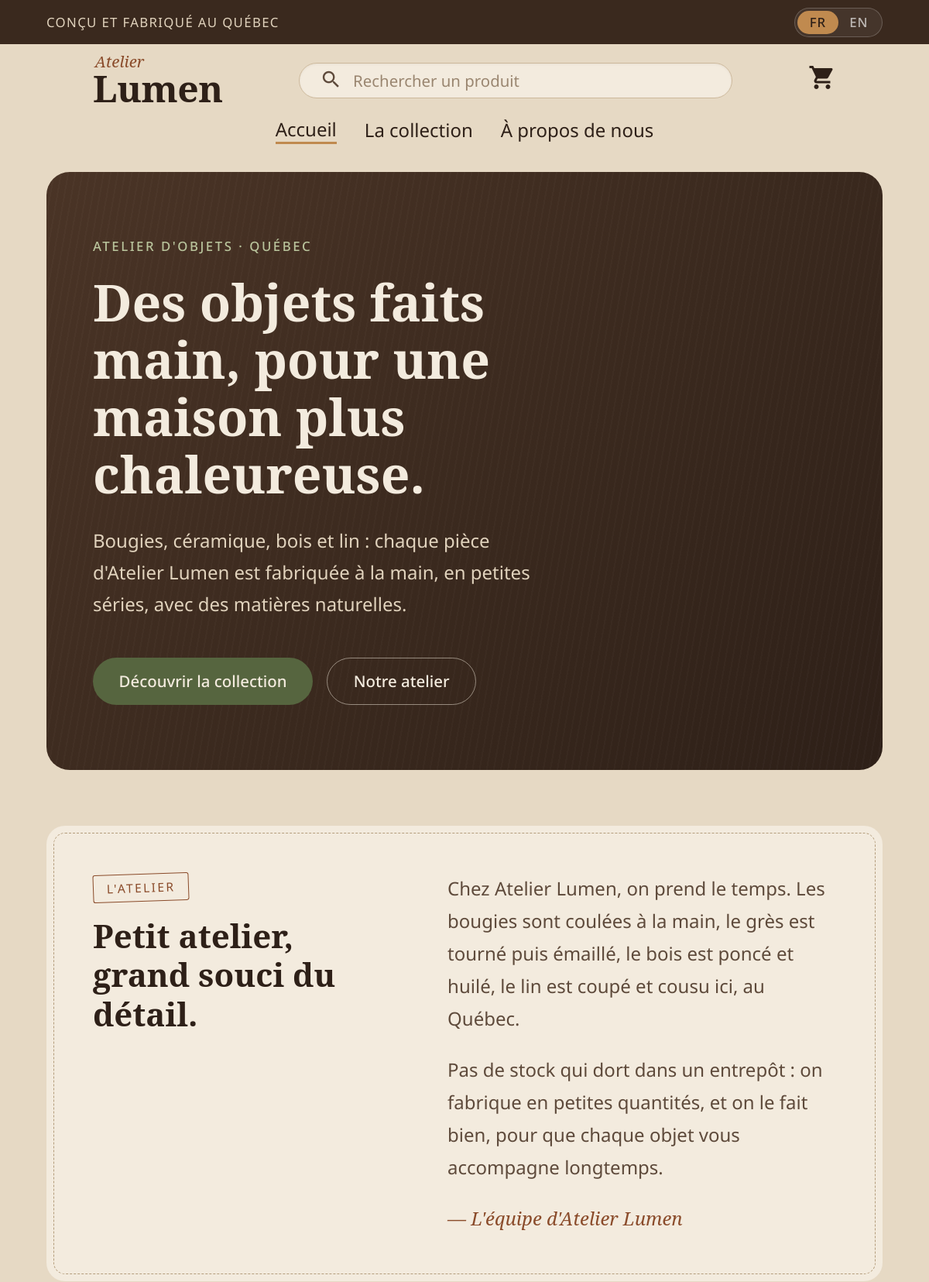
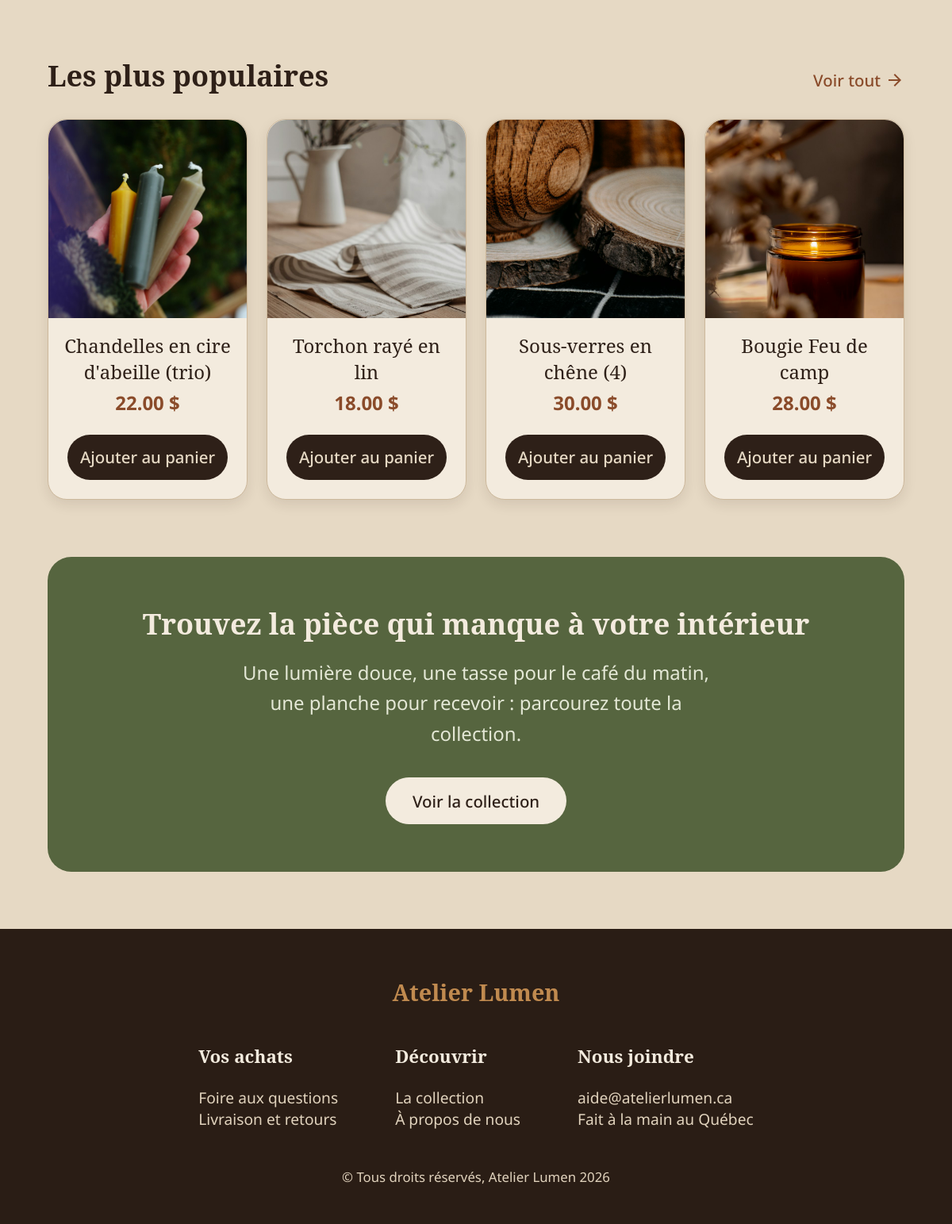
The page / on the database its author committed (2 pictures, top to bottom).
### tables this page shows
CREATE TABLE `produit` (
  `id` smallint(6) NOT NULL,
  `nom` varchar(100) NOT NULL COMMENT 'Nom en français',
  `nom_en` varchar(100) NOT NULL COMMENT 'Nom en anglais',
  `prix` decimal(5,2) NOT NULL,
  `ventes` smallint(6) NOT NULL,
  `dac` date NOT NULL,
  `image` varchar(25) NOT NULL COMMENT 'Nom complet du fichier image',
  `id_categorie` tinyint(4) NOT NULL
);

### lib/outils.lib.php (called while the page is built, shortened)
<?php
function h($texte) {
  return htmlspecialchars((string) $texte, ENT_QUOTES, 'UTF-8');
}
function colonneNom($langue) {
  return ($langue == 'en') ? 'nom_en' : 'nom';
}

### lib/catalogue.lib.php (called while the page is built, shortened)
<?php
function obtenirProduits($cnx, $tri='RAND()', $filtre='tous', $recherche='', $langue='fr') {
  $colNom = colonneNom($langue);
  $conditions = [];
  $recherche = trim($recherche);
  $clauseWhere = count($conditions) > 0 ? " WHERE " . implode(" AND ", $conditions) : "";
  $tris = [
    'RAND()'      => 'RAND()',
    'prix ASC'    => 'prix ASC',
    'prix DESC'   => 'prix DESC',
    'nom ASC'     => "$colNom ASC",
    'nom DESC'    => "$colNom DESC",
    'dac DESC'    => 'dac DESC',
    'ventes DESC' => 'ventes DESC'
  ];
  $ordre = $tris[$tri] ?? 'RAND()';
  return lire($cnx, "SELECT id, $colNom AS nom, prix, ventes, dac, image, id_categorie
                       FROM produit $clauseWhere ORDER BY $ordre");
}

### lib/sql.lib.php (called while the page is built, shortened)
<?php
function soumettreRequete($refCnx, $req) {
  return mysqli_query($refCnx, $req);
}
function lire($refCnx, $req, $mode=MYSQLI_ASSOC) {
  $res = soumettreRequete($refCnx, $req);
  return mysqli_fetch_all($res, $mode);
}

### index.php (the view)
<?php
$page = "index";
include('commun/entete.com.php');
include("lib/catalogue.lib.php");
$vedettes = array_slice(obtenirProduits($cnx, 'ventes DESC', 'tous', '', $codeLangue), 0, 4);
?>
<main class="page-accueil">
	<section class="hero">
		<p class="surtitre"><?= $_["heroSurtitre"]; ?></p>
		<h1><?= $_["heroTitre"]; ?></h1>
		<p class="hero-texte"><?= $_["heroTexte"]; ?></p>
		<div class="hero-actions">
			<a class="btn btn-principal" href="collection.php"><?= $_["heroBtnPrincipal"]; ?></a>
			<a class="btn btn-secondaire" href="apropos.php"><?= $_["heroBtnSecondaire"]; ?></a>
		</div>
	</section>
	<section class="atelier">
		<div>
			<p class="etiquette"><?= $_["atelierEtiquette"]; ?></p>
			<h2><?= $_["atelierTitre"]; ?></h2>
		</div>
		<div>
			<p><?= $_["atelierTexte1"]; ?></p>
			<p><?= $_["atelierTexte2"]; ?></p>
			<p class="signature"><?= $_["atelierSignature"]; ?></p>
		</div>
	</section>
	<section class="vedettes">
		<div class="entete-section">
			<h2><?= $_["vedettesTitre"]; ?></h2>
			<a class="lien-voir-tout" href="collection.php"><?= $_["voirTout"]; ?> <span class="material-icons" aria-hidden="true">arrow_forward</span></a>
		</div>
		<div class="liste-produits">
			<?php foreach ($vedettes as $prod) : ?>
				<div class="produit" data-pid="<?= $prod["id"]; ?>">
					<span class="image">
						<img src="images/produits/<?= h($prod["image"]); ?>" alt="<?= h($prod["nom"]); ?>" loading="lazy">
					</span>
					<div class="prd-info">
						<span class="nom"><?= h($prod["nom"]); ?></span>
						<span class="prix montant"><?= number_format($prod["prix"], 2); ?></span>
					</div>
					<button class="btn-ajouter"><?= $_["btnAjouter"]; ?></button>
				</div>
			<?php endforeach; ?>
		</div>
	</section>
	<section class="bandeau">
		<h2><?= $_["bandeauTitre"]; ?></h2>
		<p><?= $_["bandeauTexte"]; ?></p>
		<a class="btn btn-principal" href="collection.php"><?= $_["bandeauBtn"]; ?></a>
	</section>
</main>
<?php include('commun/pied2page.com.php'); ?>

### commun/entete.com.php (shortened to what this page needs)
<?php
include("lib/sql.lib.php");
include("lib/outils.lib.php");
$languesDispos = [];
foreach (scandir("i18n") as $nomFichier) {
	if ($nomFichier != '.' && $nomFichier != '..') {
		[$code, $nom] = explode("-", substr($nomFichier, 0, -5));
		$languesDispos[$code] = $nom;
	}
}
$codeLangue = "fr";
$textes = json_decode(file_get_contents("i18n/" . $codeLangue . "-" . $languesDispos[$codeLangue] . ".json"), true);
$_ = $textes[$page];
$_ent = $textes["entete"];
$_pp = $textes["pp"];
?>
<!DOCTYPE html>
<html lang="<?= $codeLangue; ?>">
<head>
	<link rel="stylesheet" href="css/theme.css">
	<link rel="stylesheet" href="css/sty.css">
</head>
<body>
	<div class="conteneur">
		<header>
			<nav class="barre-haut">
				<span class="slogan"><?= $_ent["slogan"]; ?></span>
				<div class="choix-langue" role="group" aria-label="Langue">
					<?php
					$languesAffichees = $languesDispos;
					krsort($languesAffichees);
					foreach($languesAffichees as $code => $nom) : ?>
						<a
							title="<?= mb_strtoupper($nom); ?>"
							href="?lan=<?= $code; ?>"
							class="<?= ($codeLangue == $code) ? 'actif' : ''; ?>"
							<?= ($codeLangue == $code) ? 'aria-current="true"' : ''; ?>
						><?= mb_strtoupper($code); ?></a>
					<?php endforeach; ?>
				</div>
			</nav>
			<nav class="barre-logo">
				<a class="logo" href="index.php" aria-label="<?= $_ent["altLogo"]; ?>">
					<span class="logo-atelier">Atelier</span>
					<span class="logo-lumen">Lumen</span>
				</a>
				<div class="panier-icone">
					<label for="panier-cc" class="material-icons bouton-icone" tabindex="0" role="button" aria-label="<?= h($_ent["ouvrirPanier"]); ?>">shopping_cart</label>
				</div>
				<form class="recherche" action="collection.php" method="get" role="search">
					<span class="material-icons" aria-hidden="true">search</span>
					<input type="search" name="q" value="<?= h($_GET["q"] ?? ""); ?>" placeholder="<?= $_ent["placeholderRecherche"]; ?>" aria-label="<?= $_ent["placeholderRecherche"]; ?>">
				</form>
			</nav>
			<nav class="principale">
				<a href="index.php" class="<?= $page == 'index' ? 'actif' : ''; ?>"><?= $_ent["menuAccueil"]; ?></a>
				<a href="collection.php" class="<?= $page == 'collection' ? 'actif' : ''; ?>"><?= $_ent["menuCollection"]; ?></a>
				<a href="apropos.php" class="<?= $page == 'apropos' ? 'actif' : ''; ?>"><?= $_ent["menuAPropos"]; ?></a>
			</nav>
		</header>

### commun/pied2page.com.php (shortened to what this page needs)
		<footer>
			<h2>Atelier Lumen</h2>
			<div class="contenu">
				<section class="achats">
					<h3><?= $_pp["achatsTitre"]; ?></h3>
					<nav>
						<a href="faq.php"><?= $_pp["navFaq"]; ?></a>
						<a href="livraison.php"><?= $_pp["navLivraison"]; ?></a>
					</nav>
				</section>
				<section class="apropos">
					<h3><?= $_pp["aProposTitre"]; ?></h3>
					<nav>
						<a href="collection.php"><?= $_ent["menuCollection"]; ?></a>
						<a href="apropos.php"><?= $_ent["menuAPropos"]; ?></a>
					</nav>
				</section>
				<section class="coordonnees">
					<h3><?= $_pp["joindreTitre"]; ?></h3>
					<nav>
						<a href="mailto:aide@atelierlumen.ca">aide@atelierlumen.ca</a>
						<span><?= $_pp["joindreLieu"]; ?></span>
					</nav>
				</section>
			</div>
			<p class="da">&copy; <?= $_pp["droits"]; ?> <?= date("Y"); ?></p>
		</footer>
	</div>
</body>
</html>

### css/theme.css (style rules this page uses)
:root { --clr-fond-page: #e6d9c4; --clr-fond-carte: #f3ebde; --clr-fond-pied: #2a1d15; --clr-texte: #2e2018; --clr-texte-doux: #5e4a3b; --clr-bordure: #cdb99c; --clr-couture: #b49d7c; --clr-noyer: #3a291e; --clr-olive: #56653f; --clr-olive-clair: #b9c49c; --clr-rouille: #8a4b2a; --clr-miel: #c08a4f; --clr-fond-principale: #3a291e; --clr-fond-claire: #f3ebde; --clr-fond-actif: #c08a4f; --clr-fond-panier: #8a4b2a; --clr-fond-boutons: #56653f; --clr-fond-menu-responsive: #e6d9c4; --clr-texte-secondaire: #f3ebde; --clr-texte-tertiaire: #e1d3bd; --boxshadow-principal: rgba(46, 32, 24, 0.22) 0px 18px 36px, rgba(46, 32, 24, 0.10) 0px 4px 10px; --boxshadow-carte: rgba(46, 32, 24, 0.10) 0px 6px 16px; }

### rows shown on the page
produit: image (picture), nom "Chandelles en cire d'abeille (trio)", prix "22.00"
produit: image (picture), nom "Torchon rayé en lin", prix "18.00"
produit: image (picture), nom "Sous-verres en chêne (4)", prix "30.00"
produit: image (picture), nom "Bougie Feu de camp", prix "28.00"

### other values the page prints
$_ent["slogan"] "CONÇU ET FABRIQUÉ AU QUÉBEC"
mb_strtoupper($code) "FR"
mb_strtoupper($code) "EN"
$_ent["menuAccueil"] "Accueil"
$_ent["menuCollection"] "La collection"
$_ent["menuAPropos"] "À propos de nous"
$_["heroSurtitre"] "ATELIER D'OBJETS · QUÉBEC"
$_["heroTitre"] "Des objets faits main, pour une maison plus chaleureuse."
$_["heroTexte"] "Bougies, céramique, bois et lin : chaque pièce d'Atelier Lumen est fabriquée à la main, en petites séries, avec des matières naturelles."
$_["heroBtnPrincipal"] "Découvrir la collection"
$_["heroBtnSecondaire"] "Notre atelier"
$_["atelierEtiquette"] "L'ATELIER"
$_["atelierTitre"] "Petit atelier, grand souci du détail."
$_["atelierTexte1"] "Chez Atelier Lumen, on prend le temps. Les bougies sont coulées à la main, le grès est tourné puis émaillé, le bois est poncé et huilé, le lin est coupé et cousu ici, au Québec."
$_["atelierTexte2"] "Pas de stock qui dort dans un entrepôt : on fabrique en petites quantités, et on le fait bien, pour que chaque objet vous accompagne longtemps."
